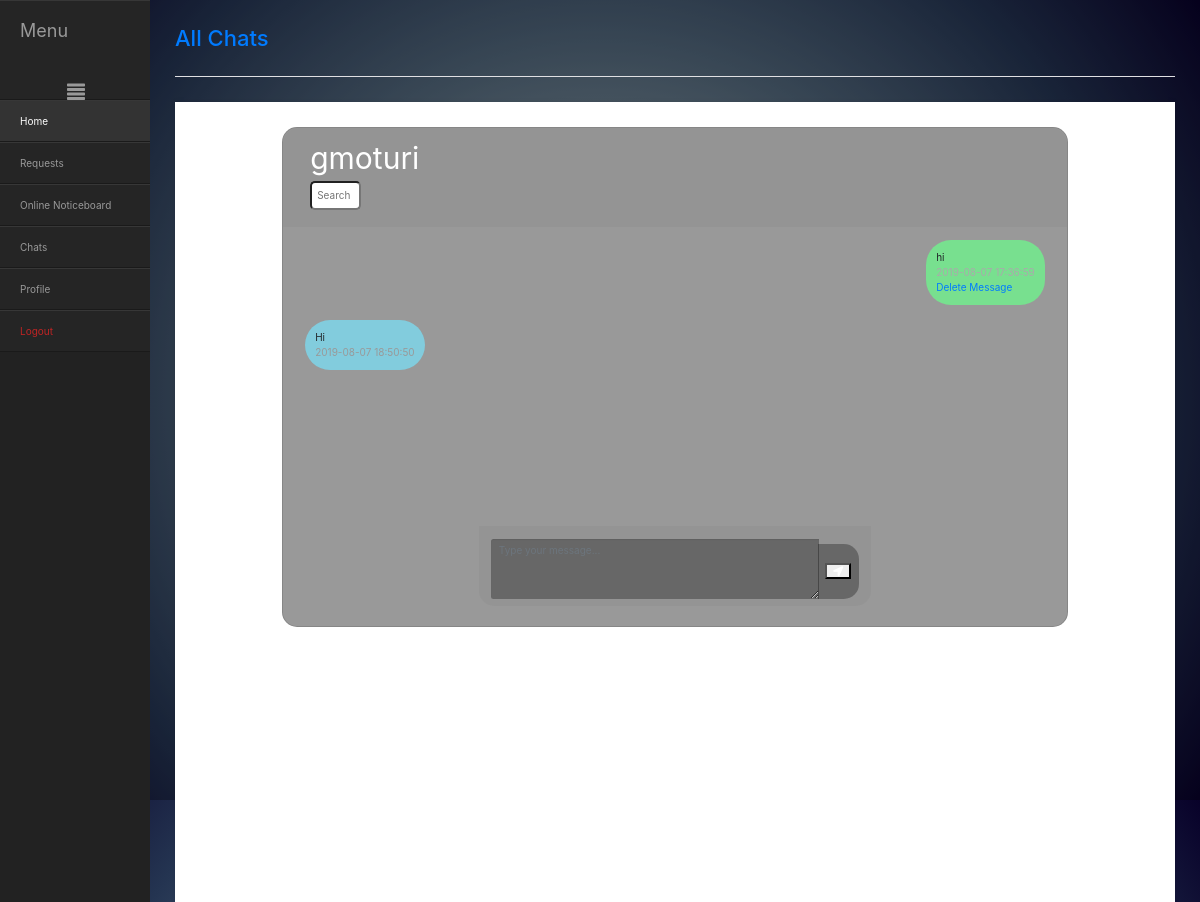
/chats_i.php?user_id=1&u_name=gmoturi (signed in), run on the app's committed database.
### tables this page shows
CREATE TABLE `msgs` (
  `msg_id` int(11) NOT NULL,
  `sender_id` int(11) NOT NULL,
  `user_id` int(11) NOT NULL,
  `msg` varchar(255) NOT NULL,
  `msg_date` timestamp NOT NULL DEFAULT current_timestamp() ON UPDATE current_timestamp(),
  `msg_status` varchar(20) NOT NULL
);

### session.php (called while the page is built, shortened)
<?php
   include('config.php');
   $user_check = $_SESSION['login_user'];
   $ses_sql = mysqli_query($conn,"select * from user where u_name = '$user_check' ");
   $row = mysqli_fetch_array($ses_sql,MYSQLI_ASSOC);
   $login_session_id = $row['user_id'];
?>

### chats_i.php (the view, shortened to what this page needs)
<?php
   include('linkbar.php');
   $user_id = $_GET['user_id'];
   $u_name = $_GET['u_name'];
  ?>
<!DOCTYPE html>
<html>
<head>
		<link href="//maxcdn.bootstrapcdn.com/bootstrap/4.1.1/css/bootstrap.min.css" rel="stylesheet" id="bootstrap-css">
		<link href="stylesheet.css" rel="stylesheet" type="text/css">
		<link href="chats.css" rel="stylesheet" type="text/css">
		<link rel="stylesheet" href="https://stackpath.bootstrapcdn.com/bootstrap/4.1.3/css/bootstrap.min.css">
		<link rel="stylesheet" href="https://use.fontawesome.com/releases/v5.5.0/css/all.css">
		<link rel="stylesheet" type="text/css" href="https://cdnjs.cloudflare.com/ajax/libs/malihu-custom-scrollbar-plugin/3.1.5/jquery.mCustomScrollbar.min.css">
<link href="stylesheet.css" rel="stylesheet" type="text/css">
</head>
<body class="loggedin">
		<div class="content">
<h2><a href="chats.php">All Chats</a></h2>
<div class="container-fluid h-100">
			<div class="row justify-content-center h-100">
				<div class="col-md-12 col-xl-10 chat">
					<div class="card">
						<div class="card-header msg_head">
							<div class="d-flex bd-highlight">
								<div class="user_info">
    <?php
  include("config.php");
  $sql = "SELECT msgs.msg_id,msgs.sender_id,msgs.user_id,msgs.msg,msgs.msg_date,msg_status, user.u_name,user.user_id FROM msgs INNER JOIN user ON msgs.user_id=user.user_id" ;
$result = $conn->query($sql);
echo "<span>".$u_name."</span><br><input id='searchbar' onkeyup='search_posts()' type='text'
name='search' placeholder='Search ..'>
<ol id='list'></div></div></div>";
echo "<div class='card-body msg_card_body'>";
  if ($result->num_rows > 0) {
    while($row = $result->fetch_assoc()) {
		if($row['user_id']=="$user_id" && $row['sender_id']=="$login_session_id"||$row['user_id']=="$login_session_id" && $row['sender_id']=="$user_id"){
		if($row['msg_status']=="displayed"){
			if($row['sender_id']=="$login_session_id"){
				echo "<li class='posts'style='list-style-type:none'><div class='d-flex justify-content-end mb-4'><div class='msg_cotainer_send'>".$row['msg']."<br><span class='time-right'>".$row['msg_date']."</span><br> <a href=\"d_msg.php?msg_id=$row[msg_id]&user_id=$user_id\" onClick=\"return confirm('Are you sure you want to delete the message?')\">Delete Message</a></div>
							</div></li>
							";
		}else{
			echo "<li class='posts'style='list-style-type:none'>
							<div class='d-flex justify-content-start mb-4'><div class='msg_cotainer'>".$row['msg']."<br><span class='time-left'>".$row['msg_date']."</span></div>
							</div></li>";
		}
    }
  }
  }
  }
  ?>
  </div>
  <form method="POST" action="">
  <div class="card-footer">
							<div class="input-group">
								<textarea name="msg" class="form-control type_msg" placeholder="Type your message..."></textarea>
								<div class="input-group-append">
									<span class="input-group-text send_btn"><button type="submit" name="upload"><i class="fas fa-location-arrow"></i></button></span>
								</div>
							</div>
						</div>
					</div>
				</div>
			</div>
		</div>
	</body>
</html>

### stylesheet.css (style rules this page uses)
body,html { height: 100%; margin: 0; background-image: radial-gradient(circle, #c2c9cb, #8496a0, #4f6478, #243451, #080129); }
body.loggedin { background-color: #f3f4f7; }
.content { width: 1000px; margin: 0 auto; }
.content h2 { margin: 0; padding: 25px 0; font-size: 22px; border-bottom: 1px solid #e0e0e3; color: #4a536e; }
.content > p, .content > div { box-shadow: 0 0 5px 0 rgba(0, 0, 0, 0.1); margin: 25px 0; padding: 25px; background-color: #fff; }
form { width: 50%; margin: 20px auto; }
form div { margin-top: 5px; }
body { background-size: cover; background-repeat:no-repeat; }

### chats.css (style rules this page uses)
body,html { height: 100%; margin: 0; background-image: radial-gradient(circle, #c2c9cb, #8496a0, #4f6478, #243451, #080129); }
.card { height: 500px; border-radius: 15px !important; background-color: rgba(0,0,0,0.4) !important; }
.msg_card_body { overflow-y: auto; }
.card-header { border-radius: 15px 15px 0 0 !important; border-bottom: 0 !important; }
.card-footer { border-radius: 0 0 15px 15px !important; border-top: 0 !important; }
.type_msg { background-color: rgba(0,0,0,0.3) !important; border:0 !important; color:white !important; height: 60px !important; overflow-y: auto; }
.send_btn { border-radius: 0 15px 15px 0 !important; background-color: rgba(0,0,0,0.3) !important; border:0 !important; color: white !important; cursor: pointer; }
.user_info { margin-top: auto; margin-bottom: auto; margin-left: 15px; }
.user_info span { font-size: 30px; color: white; }
.msg_cotainer { margin-top: auto; margin-bottom: auto; margin-left: 10px; border-radius: 25px; background-color: #82ccdd; padding: 10px; position: relative; }
.msg_cotainer_send { margin-top: auto; margin-bottom: auto; margin-right: 10px; border-radius: 25px; background-color: #78e08f; padding: 10px; position: relative; }
.msg_head { position: relative; }

### linkbar.php (style rules this page uses)
.row { margin-left:0px; margin-right:0px; }

### chats_i.php (style rules this page uses)
.time-right { float: right; color: #aaa; }
.time-left { float: left; color: #999; }
#searchbar { padding:5px; border-radius: 5px; }
input[type=text] { width: 30%; -webkit-transition: width 0.15s ease-in-out; transition: width 0.15s ease-in-out; }
.posts { display: list-item; }

### data on the page
msgs: msg "hi"
msgs: msg "Hi", msg_date "2019-08-07 18:50:50"

### other printed values
$u_name "gmoturi"
